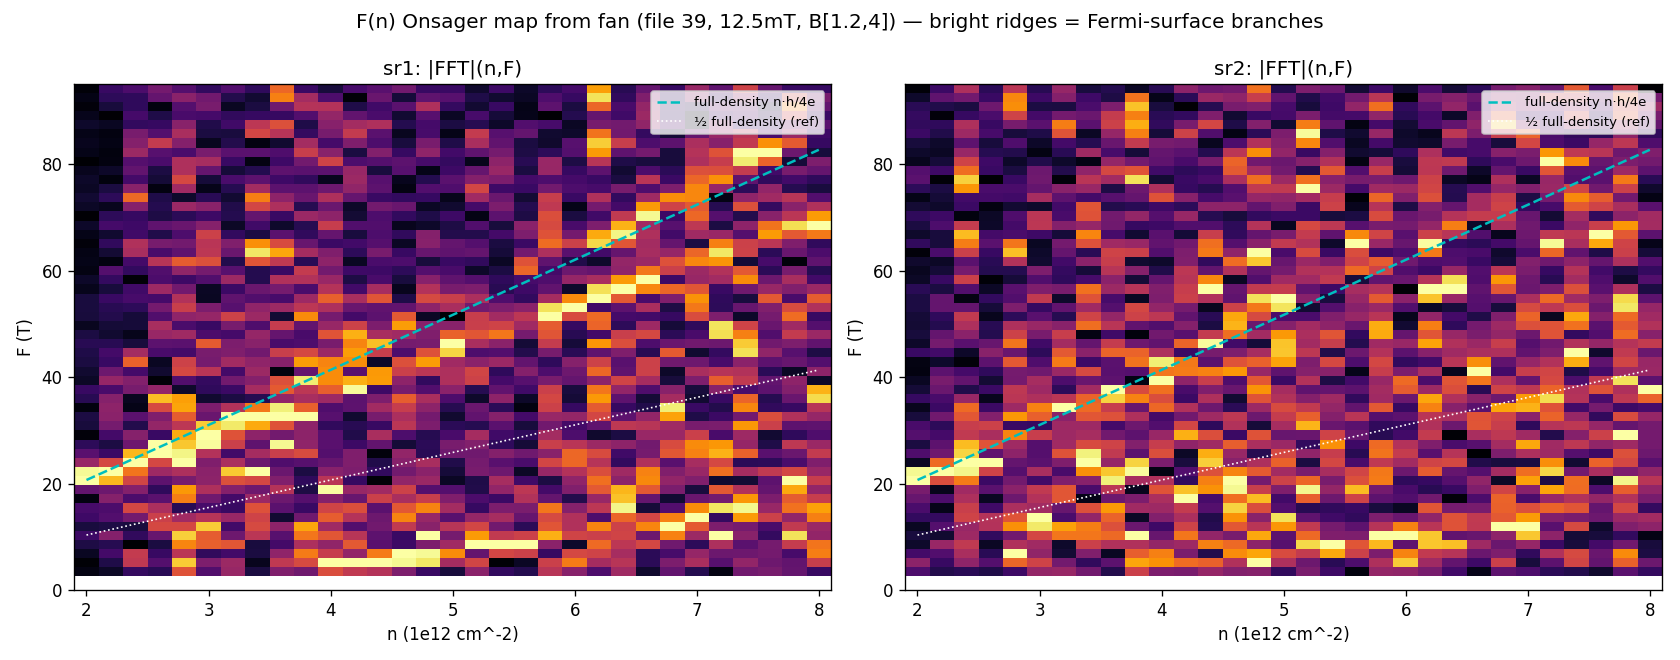

The script that saved this image:
import numpy as np,json,os
import matplotlib;matplotlib.use("Agg");import matplotlib.pyplot as plt
m=json.load(open('data/39/metadata.json'));ci={c:i for i,c in enumerate(m['columns'])}
fn='data/39/data.tsv.gz' if os.path.exists('data/39/data.tsv.gz') else 'data/39/data.tsv'
raw=np.genfromtxt(fn,invalid_raise=False);raw=raw[~np.isnan(raw).any(axis=1)]
nfast=31;nr=raw.shape[0]//nfast;g=raw[:nr*nfast].reshape(nr,nfast,-1)
B=g[:,0,ci['magnet_mag']];n=np.linspace(2,8,nfast);Ib=5e-9
F_lutt=np.abs(n*1e16)*6.62607e-34/(4*1.602177e-19)
def colfft(col,Blo,Bhi,N=8192):
    sel=(B>=Blo)&(B<=Bhi);x=1/B[sel];o=np.argsort(x);xs=x[o]
    SP=[]
    for j in range(nfast):
        r=(g[sel,j,ci[col]]/Ib)[o];xu=np.linspace(xs.min(),xs.max(),N);ru=np.interp(xu,xs,r)
        ru=ru-np.polyval(np.polyfit(xu,ru,6),xu);A=np.abs(np.fft.rfft(ru*np.hanning(N)))
        SP.append(A)
    Fa=np.fft.rfftfreq(N,d=xu[1]-xu[0]);return Fa,np.array(SP)
fig,ax=plt.subplots(1,2,figsize=(14,5.5))
for p,(col,lab) in enumerate([('sr1_X','sr1'),('sr2_X','sr2')]):
    Fa,SP=colfft(col,1.2,4.0);k=(Fa>3)&(Fa<95);Fk=Fa[k]
    img=SP[:,k];img=img/img.max(axis=1,keepdims=True)   # normalize each column
    im=ax[p].pcolormesh(n,Fk,img.T,shading='auto',cmap='inferno')
    ax[p].plot(n,F_lutt,'c--',lw=1.5,label='full-density n·h/4e')
    ax[p].plot(n,0.5*F_lutt,'w:',lw=1,label='½ full-density (ref)')
    ax[p].set(xlabel='n (1e12 cm^-2)',ylabel='F (T)',title=f'{lab}: |FFT|(n,F)');ax[p].legend(fontsize=8);ax[p].set_ylim(0,95)
fig.suptitle('F(n) Onsager map from fan (file 39, 12.5mT, B[1.2,4]) — bright ridges = Fermi-surface branches');plt.tight_layout()
fig.savefig('hera_scratch/fn_heatmap.png',dpi=120);print('saved; rows',nr)
